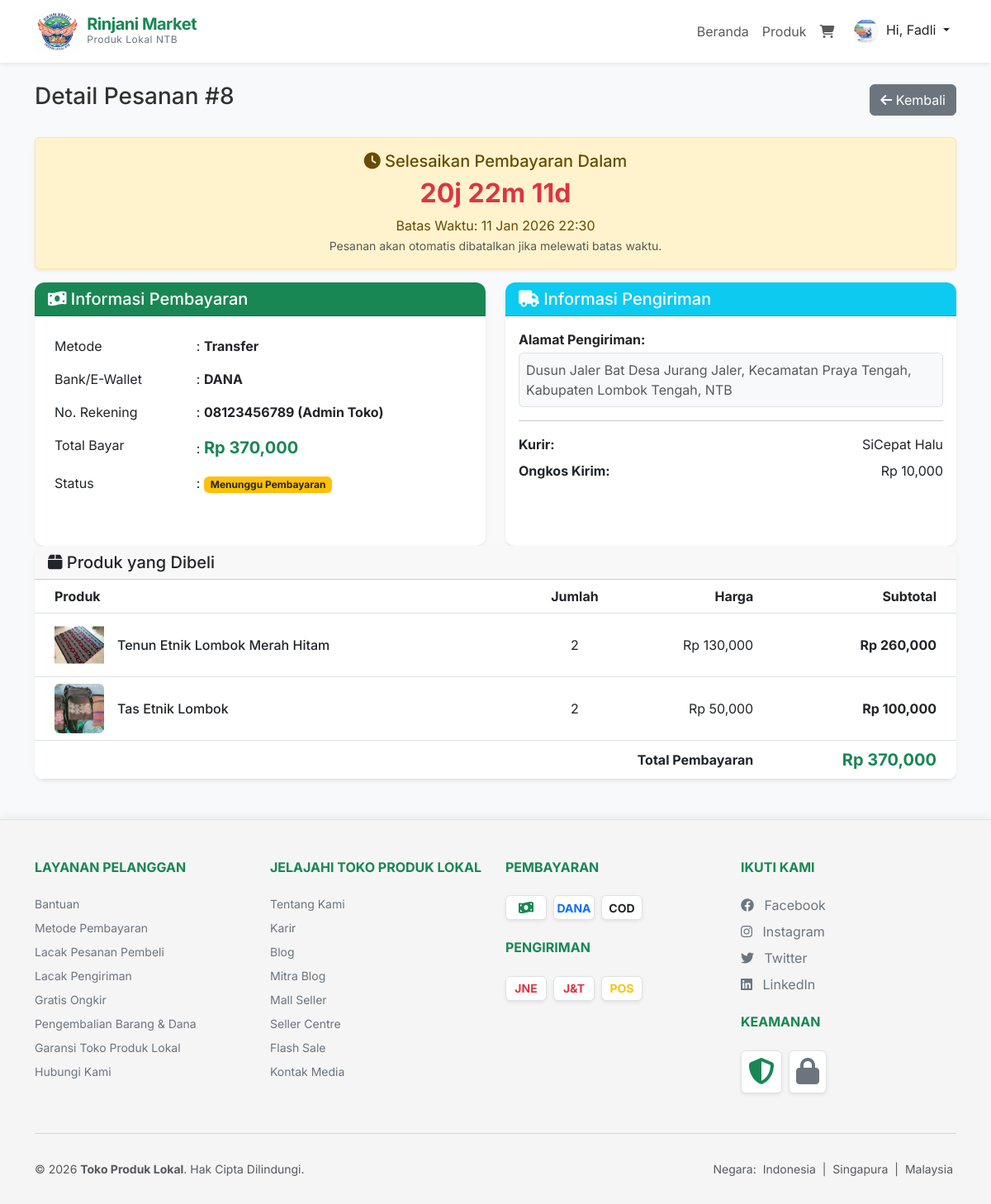
/products/orderDetail/8 (signed in), run on the app's committed database.
### tables this page shows
CREATE TABLE IF NOT EXISTS `orders` ( 
  `id` int(11) NOT NULL AUTO_INCREMENT, 
  `user_id` int(11) NOT NULL, 
  `total_amount` decimal(10,2) NOT NULL, 
  `status` varchar(50) NOT NULL DEFAULT 'pending', 
  `created_at` timestamp NOT NULL DEFAULT current_timestamp(), 
  `shipping_courier` varchar(50) DEFAULT NULL, 
  `shipping_cost` decimal(10,2) DEFAULT 0.00, 
  `payment_method` varchar(50) DEFAULT NULL, 
  `shipping_address` text DEFAULT NULL, 
  `payment_provider` varchar(100) DEFAULT NULL, 
  PRIMARY KEY (`id`), 
  KEY `user_id` (`user_id`), 
  CONSTRAINT `orders_ibfk_1` FOREIGN KEY (`user_id`) REFERENCES `users` (`id`) ON DELETE CASCADE 
);

CREATE TABLE IF NOT EXISTS `order_items` ( 
  `id` int(11) NOT NULL AUTO_INCREMENT, 
  `order_id` int(11) NOT NULL, 
  `product_id` int(11) NOT NULL, 
  `quantity` int(11) NOT NULL, 
  `price` decimal(10,2) NOT NULL, 
  `subtotal` decimal(10,2) NOT NULL, 
  PRIMARY KEY (`id`), 
  KEY `order_id` (`order_id`), 
  KEY `product_id` (`product_id`), 
  CONSTRAINT `order_items_ibfk_1` FOREIGN KEY (`order_id`) REFERENCES `orders` (`id`) ON DELETE CASCADE, 
  CONSTRAINT `order_items_ibfk_2` FOREIGN KEY (`product_id`) REFERENCES `products` (`id`) ON DELETE CASCADE 
);

CREATE TABLE IF NOT EXISTS `products` ( 
  `id` int(11) NOT NULL AUTO_INCREMENT, 
  `category_id` int(11) NOT NULL, 
  `name` varchar(255) NOT NULL, 
  `description` text DEFAULT NULL, 
  `price` decimal(10,2) NOT NULL, 
  `stock` int(11) NOT NULL DEFAULT 0, 
  `image` varchar(255) DEFAULT NULL, 
  `created_at` timestamp NOT NULL DEFAULT current_timestamp(), 
  PRIMARY KEY (`id`), 
  KEY `category_id` (`category_id`), 
  CONSTRAINT `products_ibfk_1` FOREIGN KEY (`category_id`) REFERENCES `categories` (`id`) ON DELETE CASCADE 
);

### app/core/Controller.php (called while the page is built, shortened)
<?php
class Controller {
    public function view($view, $data = []) {
        require_once '../app/views/' . $view . '.php';
    }
    public function model($model) {
        return new $model;
    }
}

### app/controllers/Products.php (called while the page is built, shortened)
<?php
class Products extends Controller {
    public function orderDetail($id) {
        $data['judul'] = 'Detail Pesanan';
        $data['order'] = $this->model('Order_model')->getOrderById($id);
        $data['order_items'] = $this->model('Order_model')->getOrderItems($id);
        $this->view('products/order_detail', $data);
    }
}

### app/core/App.php (called while the page is built, shortened)
<?php
class App {
    protected $method = 'index';
    protected $params = [];
    public function __construct() {
        $url = $this->parseURL();
        if (isset($url[0]) && file_exists('../app/controllers/' . ucfirst($url[0]) . '.php')) {
            unset($url[0]);
        }
        $this->controller = new $this->controller;
        if (isset($url[1])) {
            if (method_exists($this->controller, $url[1])) {
                $this->method = $url[1];
                unset($url[1]);
            }
        }
        if (!empty($url)) {
            $this->params = array_values($url);
        }
        call_user_func_array([$this->controller, $this->method], $this->params);
    }
    public function parseURL() {
        if (isset($_GET['url'])) {
            $url = rtrim($_GET['url'], '/');
            $url = filter_var($url, FILTER_SANITIZE_URL);
            return explode('/', $url);
        }
        return ['Home'];
    }
}

### public/index.php (called while the page is built, shortened)
<?php
$app = new App();

### app/core/Database.php (called while the page is built, shortened)
<?php
class Database {
    private $host = DB_HOST;
    private $user = DB_USER;
    private $pass = DB_PASS;
    private $db_name = DB_NAME;
    private $dbh;
    private $stmt;
    public function __construct() {
        $dsn = 'mysql:host=' . $this->host . ';dbname=' . $this->db_name;
        $option = [
            PDO::ATTR_PERSISTENT => true,
            PDO::ATTR_ERRMODE => PDO::ERRMODE_EXCEPTION
        ];
        try {
            $this->dbh = new PDO($dsn, $this->user, $this->pass, $option);
        } catch (PDOException $e) {
            die($e->getMessage());
        }
    }
    public function query($query) {
        $this->stmt = $this->dbh->prepare($query);
    }
    public function bind($param, $value, $type = null) {
        if (is_null($type)) {
            switch (true) {
                default:
                    $type = PDO::PARAM_STR;
            }
        }
        $this->stmt->bindValue($param, $value, $type);
    }
    public function execute() {
        return $this->stmt->execute();
    }
    public function resultSet() {
        $this->execute();
        return $this->stmt->fetchAll(PDO::FETCH_ASSOC);
    }
    public function single() {
        $this->execute();
        return $this->stmt->fetch(PDO::FETCH_ASSOC);
    }
}

### app/models/Order_model.php (called while the page is built, shortened)
<?php
class Order_model {
    private $db;
    public function __construct() {
        $this->db = new Database;
    }
    public function getOrderById($id) {
        $this->db->query("SELECT orders.*, users.name as user_name FROM orders JOIN users ON orders.user_id = users.id WHERE orders.id = :id");
        $this->db->bind('id', $id);
        return $this->db->single();
    }
    public function getOrderItems($order_id) {
        $this->db->query("SELECT order_items.*, products.name as product_name, products.image as product_image
                          FROM order_items
                          JOIN products ON order_items.product_id = products.id
                          WHERE order_items.order_id = :order_id");
        $this->db->bind('order_id', $order_id);
        return $this->db->resultSet();
    }
}

### app/views/products/order_detail.php (the view, shortened to what this page needs)
<div class="container mt-4 mb-5">
    <div class="d-flex justify-content-between align-items-center mb-4">
        <h3>Detail Pesanan #<?= $data['order']['id']; ?></h3>
        <a href="<?= BASEURL; ?>/products/orders" class="btn btn-secondary"><i class="fas fa-arrow-left"></i> Kembali</a>
    </div>
    <?php
        $createdAt = strtotime($data['order']['created_at']);
        $deadline = $createdAt + 86400;
        $remainingSeconds = $deadline - time();
        $isExpired = $remainingSeconds <= 0;
    ?>
    <?php if($data['order']['status'] == 'pending_payment' && !$isExpired): ?>
    <div class="alert alert-warning text-center shadow-sm" role="alert">
        <h5><i class="fas fa-clock"></i> Selesaikan Pembayaran Dalam</h5>
        <h2 id="countdown" class="fw-bold text-danger">--:--:--</h2>
        <p class="mb-0">Batas Waktu: <?= date('d M Y H:i', $deadline); ?></p>
        <small class="text-muted">Pesanan akan otomatis dibatalkan jika melewati batas waktu.</small>
    </div>
    <?php endif; ?>
    <div class="row">
        <div class="col-md-6">
            <div class="card mb-4 shadow-sm h-100">
                <div class="card-header bg-success text-white">
                    <h5 class="mb-0"><i class="fas fa-money-bill-wave"></i> Informasi Pembayaran</h5>
                </div>
                <div class="card-body">
                    <table class="table table-borderless">
                         <tr>
                            <td>Metode</td>
                            <td>: <strong><?= ucfirst($data['order']['payment_method']); ?></strong></td>
                        </tr>
                        <?php if($data['order']['payment_method'] == 'transfer'): ?>
                        <tr>
                            <td>Bank/E-Wallet</td>
                            <td>: <strong><?= $data['order']['payment_provider']; ?></strong></td>
                        </tr>
                        <tr>
                            <td>No. Rekening</td>
                            <td>:
                                <strong>
                                <?php
                                    if(strpos(strtolower($data['order']['payment_provider']), 'bca') !== false) echo '1234567890 (Admin Toko)';
                                    elseif(strpos(strtolower($data['order']['payment_provider']), 'bri') !== false) echo '0987654321 (Admin Toko)';
                                    elseif(strpos(strtolower($data['order']['payment_provider']), 'dana') !== false) echo '08123456789 (Admin Toko)';
                                    else echo 'Hubungi Admin';
                                ?>
                                </strong>
                            </td>
                        </tr>
                        <?php endif; ?>
                        <tr>
                            <td>Total Bayar</td>
                            <td>: <strong class="text-success fs-5">Rp <?= number_format($data['order']['total_amount']); ?></strong></td>
                        </tr>
                        <tr>
                            <td>Status</td>
                            <td>:
                                <?php
                                    $badgeClass = 'bg-secondary text-white';
                                    $statusText = $data['order']['status'];
                                    if($data['order']['status'] == 'completed') {
                                        $badgeClass = 'bg-success text-white';
                                        $statusText = 'Selesai';
                                    } elseif($data['order']['status'] == 'pending' || $data['order']['status'] == 'pending_payment') {
                                        if ($isExpired && $data['order']['status'] == 'pending_payment') {
                                            $badgeClass = 'bg-danger text-white';
                                            $statusText = 'Kadaluarsa';
                                        } else {
                                            if ($data['order']['payment_method'] == 'cod') {
                                                $badgeClass = 'bg-info text-white';
                                                $statusText = 'Siap Dikirim (COD)';
                                            } else {
                                                $badgeClass = 'bg-warning text-dark';
                                                $statusText = 'Menunggu Pembayaran';
                                            }
                                        }
                                    } elseif($data['order']['status'] == 'cancelled') {
                                        $badgeClass = 'bg-danger text-white';
                                        $statusText = 'Dibatalkan';
                                    }
                                ?>
                                <span class="badge <?= $badgeClass; ?>"><?= $statusText; ?></span>
                            </td>
                        </tr>
                    </table>
                </div>
            </div>
        </div>
        <div class="col-md-6">
             <div class="card mb-4 shadow-sm h-100">
                <div class="card-header bg-info text-white">
                    <h5 class="mb-0"><i class="fas fa-truck"></i> Informasi Pengiriman</h5>
                </div>
                <div class="card-body">
                    <p class="mb-1"><strong>Alamat Pengiriman:</strong></p>
                    <p class="text-muted border p-2 rounded bg-light"><?= $data['order']['shipping_address']; ?></p>
                    <hr>
                    <div class="d-flex justify-content-between">
                        <span><strong>Kurir:</strong></span>
                        <span><?= $data['order']['shipping_courier']; ?></span>
                    </div>
                    <div class="d-flex justify-content-between mt-2">
                        <span><strong>Ongkos Kirim:</strong></span>
                        <span>Rp <?= number_format($data['order']['shipping_cost']); ?></span>
                    </div>
                </div>
            </div>
        </div>
    </div>
    <div class="card shadow-sm">
        <div class="card-header">
            <h5 class="mb-0"><i class="fas fa-box"></i> Produk yang Dibeli</h5>
        </div>
        <div class="card-body p-0">
            <div class="table-responsive">
                <table class="table mb-0 align-middle">
                    <thead class="bg-light">
                        <tr>
                            <th class="ps-4">Produk</th>
                            <th class="text-center">Jumlah</th>
                            <th class="text-end">Harga</th>
                            <th class="text-end pe-4">Subtotal</th>
                        </tr>
                    </thead>
                    <tbody>
                        <?php foreach($data['order_items'] as $item): ?>
                        <tr>
                            <td class="ps-4">
                                <div class="d-flex align-items-center">
                                    <img src="<?= BASEURL; ?>/assets/img/<?= $item['product_image']; ?>" alt="<?= $item['product_name']; ?>" width="60" height="60" class="me-3 rounded object-fit-cover">
                                    <div>
                                        <h6 class="mb-0"><?= $item['product_name']; ?></h6>
                                    </div>
                                </div>
                            </td>
                            <td class="text-center"><?= $item['quantity']; ?></td>
                            <td class="text-end">Rp <?= number_format($item['price']); ?></td>
                            <td class="text-end pe-4 fw-bold">Rp <?= number_format($item['subtotal']); ?></td>
                        </tr>
                        <?php endforeach; ?>
                    </tbody>
                    <tfoot class="bg-light">
                        <tr>
                            <td colspan="3" class="text-end fw-bold">Total Pembayaran</td>
                            <td class="text-end pe-4 fw-bold text-success fs-5">Rp <?= number_format($data['order']['total_amount']); ?></td>
                        </tr>
                    </tfoot>
                </table>
            </div>
        </div>
    </div>
</div>

### public/assets/css/style.css (style rules this page uses)
:root { --primary-color: #198754; --secondary-color: #20c997; --font-family-base: 'Inter', sans-serif; }
body { font-family: var(--font-family-base); background-color: #f8f9fa; color: #333; }
.card { border: none; border-radius: 12px; box-shadow: 0 4px 6px rgba(0,0,0,0.05); transition: transform 0.2s, box-shadow 0.2s; overflow: hidden; }

### data on the page
orders: id "8", created_at "11 Jan 2026 22:30", payment_method "Transfer", payment_provider "DANA", total_amount "370,000", payment_method "Menunggu Pembayaran", shipping_address "Dusun Jaler Bat Desa Jurang Jaler, Kecamatan Praya Tengah, Kabupaten Lombok Tengah, NTB", shipping_courier "SiCepat Halu", shipping_cost "10,000"
order_items: product.image (picture), product.name "Tenun Etnik Lombok Merah Hitam", quantity "2", price "130,000", subtotal "260,000"
order_items: product.image (picture), product.name "Tas Etnik Lombok", quantity "2", price "50,000", subtotal "100,000"

### other printed values
explode(' ', $_SESSION['user_name'])[0] "Fadli"
SITENAME "Toko Produk Lokal"
SITENAME "TOKO PRODUK LOKAL"
